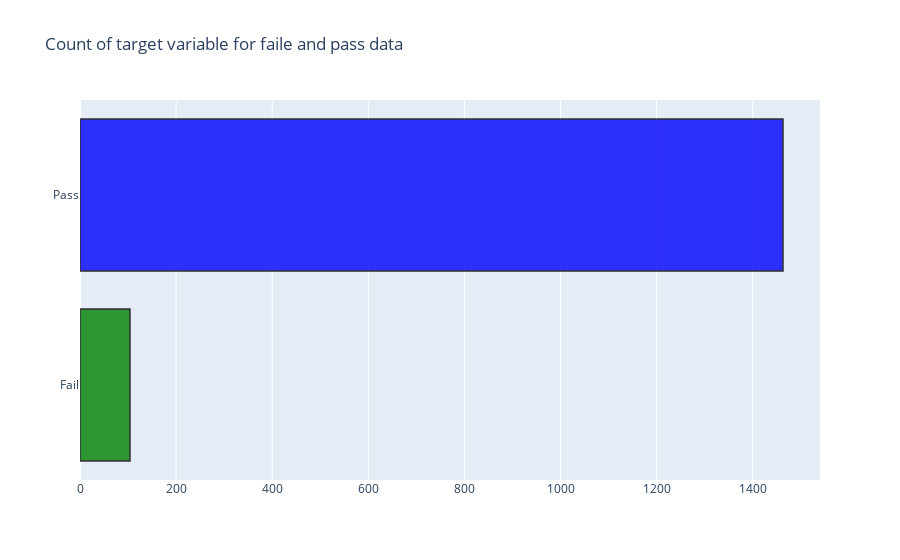

Notebook code cell kept with this figure:
### Markdown cell above
### checking the test result

### Code cell
result_fail = labels_df[labels_df['classifications'] != -1]
result_pass = labels_df[labels_df['classifications'] == -1]

print(f"The number of failure: {len(result_fail)} \nThe number of pass:    {len(result_pass)}")

trace = go.Bar(x = (len(result_fail), len(result_pass)), y = ['Fail', 'Pass'], orientation = 'h', opacity = 0.8, marker=dict(
        color=[ 'green', 'blue'],
        line=dict(color='#000000',width=1.5)))

layout = dict(title =  'Count of target variable for faile and pass data')
                    
fig = dict(data = [trace], layout=layout)
plotly.offline.iplot(fig)

### Figure 1 — Plotly figure (JSON) as saved in the notebook; plotly's stock layout.template omitted (floating-point values rounded to 4 significant figures)
{"data": [{"marker": {"color": ["green", "blue"], "line": {"color": "#000000", "width": 1.5}}, "opacity": 0.8, "orientation": "h", "type": "bar", "x": [104, 1463], "y": ["Fail", "Pass"]}], "layout": {"title": {"text": "Count of target variable for faile and pass data"}}}
